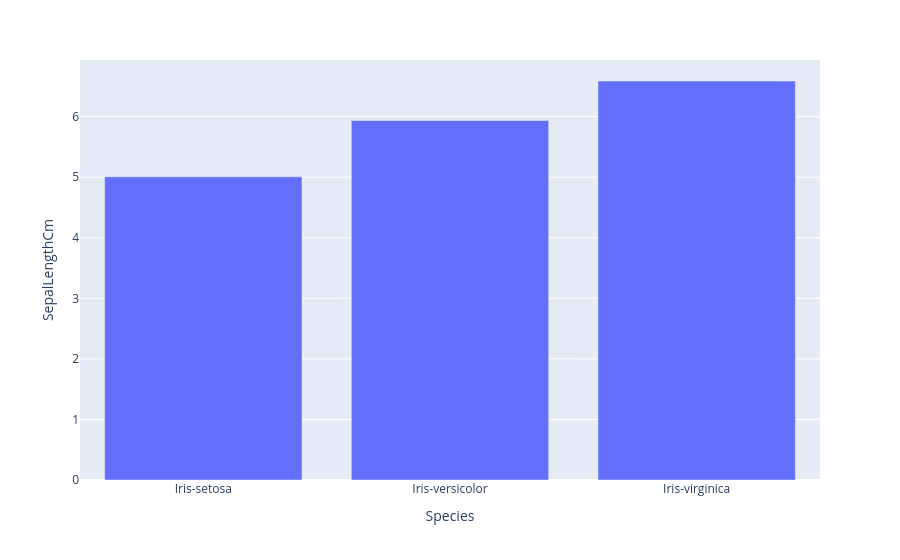

Here is the notebook cell this chart was saved with:
### Code cell
fig = px.bar(df_bar,x="Species",y="SepalLengthCm",)
fig.show()

### Figure 1 — Plotly figure (JSON) as saved in the notebook; plotly's stock layout.template omitted (floating-point values rounded to 4 significant figures)
{"data": [{"hovertemplate": "Species=%{x}<br>SepalLengthCm=%{y}<extra></extra>", "legendgroup": "", "marker": {"color": "#636efa", "pattern": {"shape": ""}}, "name": "", "orientation": "v", "showlegend": false, "textposition": "auto", "type": "bar", "x": ["Iris-setosa", "Iris-versicolor", "Iris-virginica"], "xaxis": "x", "y": [5.006, 5.936, 6.588], "yaxis": "y"}], "layout": {"barmode": "relative", "legend": {"tracegroupgap": 0}, "margin": {"t": 60}, "xaxis": {"anchor": "y", "domain": [0, 1], "title": {"text": "Species"}}, "yaxis": {"anchor": "x", "domain": [0, 1], "title": {"text": "SepalLengthCm"}}}}
